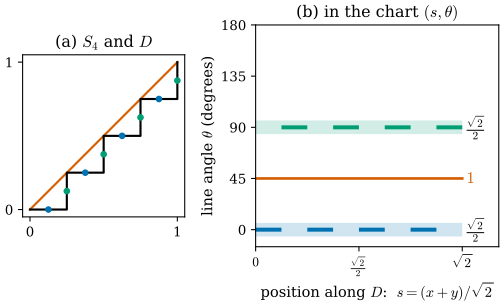

The script that saved this image:
"""Figure 46.4.2: the staircase as a varifold, in the chart (position along the diagonal, line angle).

(a) the staircase S_4 (black) with the diagonal D (vermilion), with short ticks showing the line of each piece.
(b) chart: horizontal axis s = (x + y) / sqrt2 in [0, sqrt2] (position along D), vertical axis theta in [0, 180).
The pieces of S_4 lie on theta = 0 (horizontal pieces) and theta = 90 (vertical pieces), alternating in s; the limit
V_infinity of v(S_n, 1) covers both lines with density sqrt2 / 2 each (blue bands); v(D, 1) is the single line
theta = 45 with density 1 (vermilion).

Run from the project root: PYTHONPATH=tools python3 chapters/46-varifold-background/figures/fig-46-4-2-staircase-varifold.py
"""
import math
import sys
from pathlib import Path

import numpy as np

sys.path.insert(0, str(Path(__file__).resolve().parents[1] / "lib"))
import dgfig  # noqa: E402

dgfig.setup()
import matplotlib.pyplot as plt  # noqa: E402

import var46 as v  # noqa: E402

C = dgfig.COLORS
n = 4
S = v.staircase(n)
segs = list(zip(S[:-1], S[1:]))


def s_of(p):
    return (p[0] + p[1]) / math.sqrt(2)


# self-checks: every piece projects onto an s-interval of length 1/(n sqrt2); the two families tile [0, sqrt2] twice
lens = [abs(s_of(b) - s_of(a)) for a, b in segs]
assert np.allclose(lens, 1 / (n * math.sqrt(2)))
assert abs(sum(lens) - math.sqrt(2)) < 1e-12
# mass of S_n per unit s is (length per piece)/(s-length per piece) = sqrt2 in total, sqrt2/2 per family
assert abs((1 / n) / (1 / (n * math.sqrt(2))) / 2 - math.sqrt(2) / 2) < 1e-12

fig, axes = plt.subplots(1, 2, figsize=(6.4, 3.0), gridspec_kw={"width_ratios": [1, 1.5], "wspace": 0.35})
ax = axes[0]
ax.plot([0, 1], [0, 1], color=C["normal"], lw=1.6)
ax.plot(S[:, 0], S[:, 1], color=C["main"], lw=1.6)
for a, b in segs:
    m = 0.5 * (a + b)
    horiz = abs(b[1] - a[1]) < 1e-12
    col = C["tangent"] if horiz else C["third"]
    ax.plot(m[0], m[1], "o", color=col, ms=4)
ax.set_aspect("equal")
ax.set_xlim(-0.05, 1.05)
ax.set_ylim(-0.05, 1.05)
ax.set_xticks([0, 1])
ax.set_yticks([0, 1])
ax.set_title(r"(a) $S_4$ and $D$", fontsize=12)

ax = axes[1]
L = math.sqrt(2)
# limit bands
ax.fill_between([0, L], [-6, -6], [6, 6], color=C["tangent"], alpha=0.18, lw=0)
ax.fill_between([0, L], [84, 84], [96, 96], color=C["third"], alpha=0.18, lw=0)
# pieces of S_4
for a, b in segs:
    horiz = abs(b[1] - a[1]) < 1e-12
    th = 0.0 if horiz else 90.0
    ax.plot([s_of(a), s_of(b)], [th, th], color=C["tangent"] if horiz else C["third"], lw=3.0, solid_capstyle="butt")
ax.plot([0, L], [45, 45], color=C["normal"], lw=2.0)
ax.text(L + 0.03, 0, r"$\frac{\sqrt{2}}{2}$", fontsize=12, va="center", ha="left")
ax.text(L + 0.03, 90, r"$\frac{\sqrt{2}}{2}$", fontsize=12, va="center", ha="left")
ax.text(L + 0.03, 45, r"$1$", fontsize=12, va="center", ha="left", color=C["normal"])
ax.set_xlim(0, L + 0.25)
ax.set_ylim(-15, 180)
ax.set_xticks([0, L / 2, L])
ax.set_xticklabels([r"$0$", r"$\frac{\sqrt{2}}{2}$", r"$\sqrt{2}$"])
ax.set_yticks([0, 45, 90, 135, 180])
ax.set_xlabel(r"position along $D$:  $s = (x+y)/\sqrt{2}$")
ax.set_ylabel(r"line angle $\theta$ (degrees)")
ax.set_title(r"(b) in the chart $(s, \theta)$", fontsize=12)

dgfig.save(fig, __file__)
